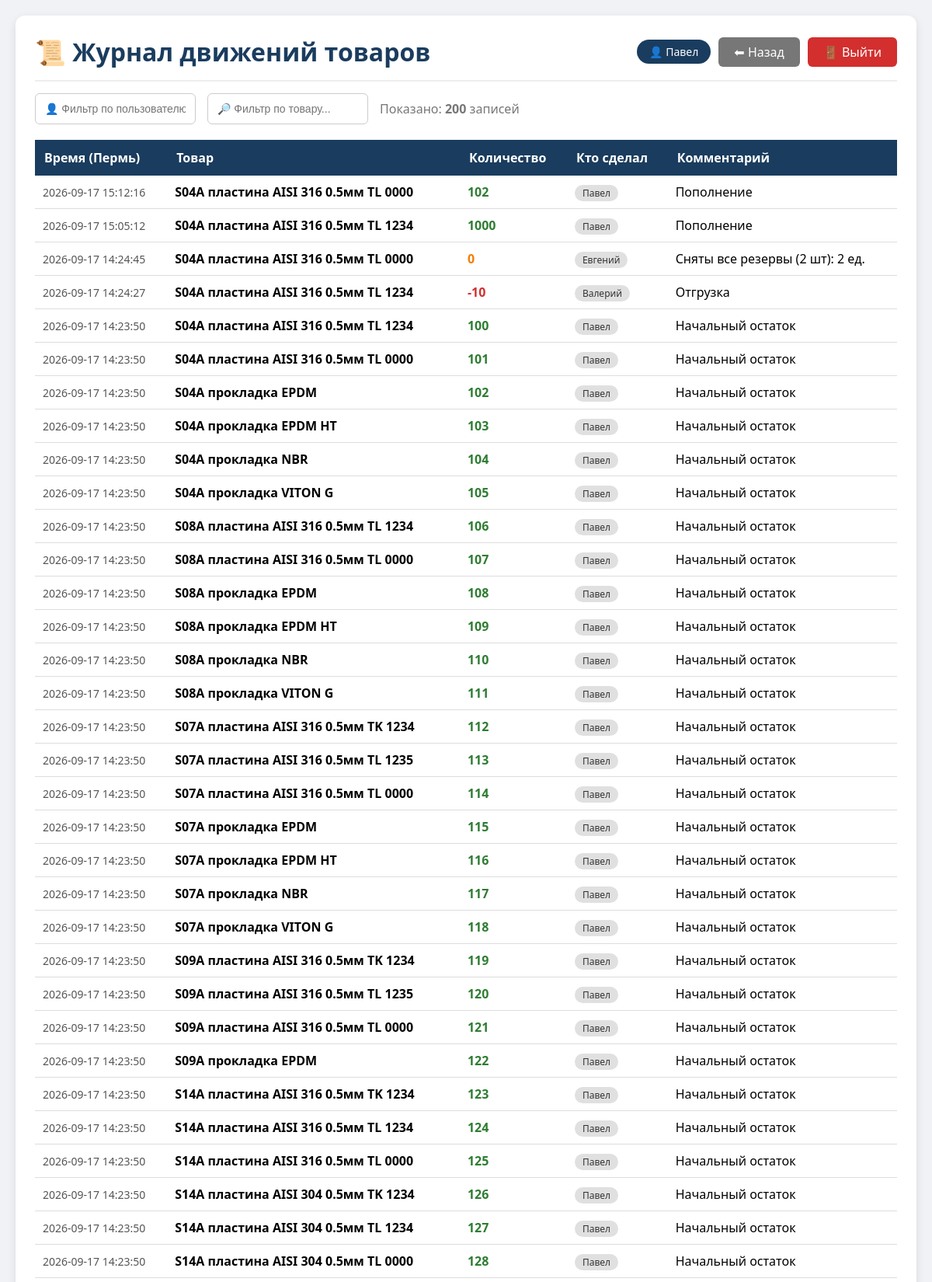
Screenshot of /history (signed in, upper part) with the database file from the repository.
### tables this page shows
CREATE TABLE stock_moves (
    id INTEGER PRIMARY KEY AUTOINCREMENT,
    product_id INTEGER,
    quantity INTEGER,
    user TEXT DEFAULT 'Неизвестный',
    comment TEXT,
    created_at DATETIME DEFAULT CURRENT_TIMESTAMP
);

CREATE TABLE products (
    id INTEGER PRIMARY KEY AUTOINCREMENT,
    name TEXT NOT NULL,
    unit TEXT DEFAULT 'шт'
);

### app.py (the view)
@app.route('/history')
@login_required
def history():
    if session.get('role') != 'admin':
        return render_template('access_denied.html'), 403
    conn = get_db()
    logs = conn.execute('''
        SELECT
            sm.id,
            p.name as product_name,
            sm.quantity,
            sm.user,
            sm.comment,
            datetime(sm.created_at, '+5 hours') as created_at
        FROM stock_moves sm
        JOIN products p ON sm.product_id = p.id
        ORDER BY sm.created_at DESC
        LIMIT 200
    ''').fetchall()
    conn.close()
    return render_template('history.html', logs=logs, username=session.get('username'))

### app.py (called while the page is built)
def get_db():
    conn = sqlite3.connect('warehouse.db')
    conn.row_factory = sqlite3.Row
    return conn

def login_required(f):
    @wraps(f)
    def decorated_function(*args, **kwargs):
        if 'user_id' not in session:
            return redirect(url_for('login_page'))
        return f(*args, **kwargs)
    return decorated_function

### templates/history.html (shortened to what this page needs)
<!DOCTYPE html>
<html>
<head>
</head>
<body>
<div class="container">
    <div class="header">
        <h1>📜 Журнал движений товаров</h1>
        <div style="display:flex; gap:10px; align-items:center;">
            <span style="background:#1a3c5e; color:white; padding:6px 16px; border-radius:20px; font-size:14px;">👤 {{ username }}</span>
            <a href="/" class="btn-back">⬅ Назад</a>
            <a href="/logout" class="btn-back" style="background:#d32f2f;">🚪 Выйти</a>
        </div>
    </div>
    <div class="filter-row">
        <input type="text" id="filterUser" placeholder="👤 Фильтр по пользователю...">
        <input type="text" id="filterProduct" placeholder="🔎 Фильтр по товару...">
        <span style="line-height: 40px; color: #777;">Показано: <strong id="rowCount">0</strong> записей</span>
    </div>
    <table>
        <thead>
            <tr>
                <th>Время (Пермь)</th>
                <th>Товар</th>
                <th>Количество</th>
                <th>Кто сделал</th>
                <th>Комментарий</th>
            </tr>
        </thead>
        <tbody id="logTable">
            {% for log in logs %}
            <tr class="log-row">
                <td class="date">{{ log.created_at }}</td>
                <td><strong>{{ log.product_name }}</strong></td>
                <td class="{% if log.quantity < 0 %}out{% elif log.quantity > 0 %}in{% else %}zero{% endif %}">
                    {{ log.quantity }}
                </td>
                <td><span class="badge">{{ log.user }}</span></td>
                <td>{{ log.comment or '-' }}</td>
            </tr>
            {% else %}
            <tr><td colspan="5" style="text-align:center; padding:30px;">📭 Пока нет ни одной записи</td></tr>
            {% endfor %}
        </tbody>
    </table>
</div>
</body>
</html>

### templates/history.html (style rules this page uses)
body { font-family: 'Segoe UI', Tahoma, Geneva, Verdana, sans-serif; background: #f0f2f5; padding: 20px; margin: 0; }
.container { max-width: 1200px; margin: 0 auto; background: white; padding: 25px; border-radius: 12px; box-shadow: 0 4px 12px rgba(0,0,0,0.1); }
.header { display: flex; justify-content: space-between; align-items: center; border-bottom: 2px solid #eee; padding-bottom: 15px; flex-wrap: wrap; gap: 10px; }
.header h1 { margin: 0; color: #1a3c5e; }
.btn-back { background: #777; color: white; padding: 8px 20px; border-radius: 6px; text-decoration: none; }
table { width: 100%; border-collapse: collapse; margin-top: 20px; }
th { background: #1a3c5e; color: white; padding: 12px; text-align: left; }
td { padding: 10px; border-bottom: 1px solid #ddd; }
.out { color: #d32f2f; font-weight: bold; }
.in { color: #2e7d32; font-weight: bold; }
.zero { color: #f57c00; font-weight: bold; }
.date { color: #555; font-size: 14px; }
.filter-row { display: flex; gap: 15px; margin: 15px 0; flex-wrap: wrap; }
.filter-row input, .filter-row select { padding: 8px 12px; border: 1px solid #ccc; border-radius: 6px; font-size: 14px; }
.badge { background: #e0e0e0; padding: 2px 10px; border-radius: 12px; font-size: 12px; color: #333; }

### rows the page displays
stock_moves: created_at "2026-09-17 15:12:16", product_name "S04А пластина AISI 316 0.5мм TL 0000", quantity "102", user "Павел", comment "Пополнение"
stock_moves: created_at "2026-09-17 15:05:12", product_name "S04А пластина AISI 316 0.5мм TL 1234", quantity "1000", user "Павел", comment "Пополнение"
stock_moves: created_at "2026-09-17 14:24:45", product_name "S04А пластина AISI 316 0.5мм TL 0000", quantity "0", user "Евгений", comment "Сняты все резервы (2 шт): 2 ед."
stock_moves: created_at "2026-09-17 14:24:27", product_name "S04А пластина AISI 316 0.5мм TL 1234", quantity "-10", user "Валерий", comment "Отгрузка"
stock_moves: created_at "2026-09-17 14:23:50", product_name "S04А пластина AISI 316 0.5мм TL 1234", quantity "100", user "Павел", comment "Начальный остаток"
stock_moves: created_at "2026-09-17 14:23:50", product_name "S04А пластина AISI 316 0.5мм TL 0000", quantity "101", user "Павел", comment "Начальный остаток"
stock_moves: created_at "2026-09-17 14:23:50", product_name "S04А прокладка EPDM", quantity "102", user "Павел", comment "Начальный остаток"
stock_moves: created_at "2026-09-17 14:23:50", product_name "S04A прокладка EPDM HT", quantity "103", user "Павел", comment "Начальный остаток"
stock_moves: created_at "2026-09-17 14:23:50", product_name "S04А прокладка NBR", quantity "104", user "Павел", comment "Начальный остаток"
stock_moves: created_at "2026-09-17 14:23:50", product_name "S04А прокладка VITON G", quantity "105", user "Павел", comment "Начальный остаток"
stock_moves: created_at "2026-09-17 14:23:50", product_name "S08А пластина AISI 316 0.5мм TL 1234", quantity "106", user "Павел", comment "Начальный остаток"
stock_moves: created_at "2026-09-17 14:23:50", product_name "S08А пластина AISI 316 0.5мм TL 0000", quantity "107", user "Павел", comment "Начальный остаток"
stock_moves: created_at "2026-09-17 14:23:50", product_name "S08А прокладка EPDM", quantity "108", user "Павел", comment "Начальный остаток"
stock_moves: created_at "2026-09-17 14:23:50", product_name "S08А прокладка EPDM HT", quantity "109", user "Павел", comment "Начальный остаток"
stock_moves: created_at "2026-09-17 14:23:50", product_name "S08А прокладка NBR", quantity "110", user "Павел", comment "Начальный остаток"
stock_moves: created_at "2026-09-17 14:23:50", product_name "S08А прокладка VITON G", quantity "111", user "Павел", comment "Начальный остаток"
stock_moves: created_at "2026-09-17 14:23:50", product_name "S07А пластина AISI 316 0.5мм TK 1234", quantity "112", user "Павел", comment "Начальный остаток"
stock_moves: created_at "2026-09-17 14:23:50", product_name "S07А пластина AISI 316 0.5мм TL 1235", quantity "113", user "Павел", comment "Начальный остаток"
stock_moves: created_at "2026-09-17 14:23:50", product_name "S07А пластина AISI 316 0.5мм TL 0000", quantity "114", user "Павел", comment "Начальный остаток"
stock_moves: created_at "2026-09-17 14:23:50", product_name "S07А прокладка EPDM", quantity "115", user "Павел", comment "Начальный остаток"
stock_moves: created_at "2026-09-17 14:23:50", product_name "S07А прокладка EPDM HT", quantity "116", user "Павел", comment "Начальный остаток"
stock_moves: created_at "2026-09-17 14:23:50", product_name "S07А прокладка NBR", quantity "117", user "Павел", comment "Начальный остаток"
stock_moves: created_at "2026-09-17 14:23:50", product_name "S07А прокладка VITON G", quantity "118", user "Павел", comment "Начальный остаток"
stock_moves: created_at "2026-09-17 14:23:50", product_name "S09А пластина AISI 316 0.5мм TK 1234", quantity "119", user "Павел", comment "Начальный остаток"
stock_moves: created_at "2026-09-17 14:23:50", product_name "S09А пластина AISI 316 0.5мм TL 1235", quantity "120", user "Павел", comment "Начальный остаток"
stock_moves: created_at "2026-09-17 14:23:50", product_name "S09А пластина AISI 316 0.5мм TL 0000", quantity "121", user "Павел", comment "Начальный остаток"
stock_moves: created_at "2026-09-17 14:23:50", product_name "S09А прокладка EPDM", quantity "122", user "Павел", comment "Начальный остаток"
stock_moves: created_at "2026-09-17 14:23:50", product_name "S14А пластина AISI 316 0.5мм TK 1234", quantity "123", user "Павел", comment "Начальный остаток"
stock_moves: created_at "2026-09-17 14:23:50", product_name "S14А пластина AISI 316 0.5мм TL 1234", quantity "124", user "Павел", comment "Начальный остаток"
stock_moves: created_at "2026-09-17 14:23:50", product_name "S14А пластина AISI 316 0.5мм TL 0000", quantity "125", user "Павел", comment "Начальный остаток"
stock_moves: created_at "2026-09-17 14:23:50", product_name "S14А пластина AISI 304 0.5мм TK 1234", quantity "126", user "Павел", comment "Начальный остаток"
stock_moves: created_at "2026-09-17 14:23:50", product_name "S14А пластина AISI 304 0.5мм TL 1234", quantity "127", user "Павел", comment "Начальный остаток"
stock_moves: created_at "2026-09-17 14:23:50", product_name "S14А пластина AISI 304 0.5мм TL 0000", quantity "128", user "Павел", comment "Начальный остаток"

### other values shown
{{ username }} "Павел"
